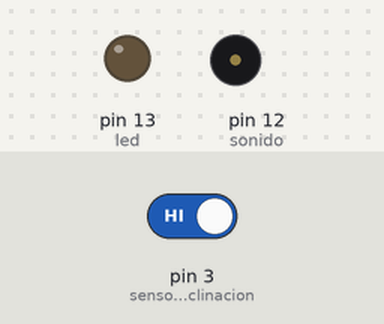
Bench run of a sketch on a simulated Arduino Uno, built with avr-gcc and run on an emulated ATmega328P. On the bench: output pins drawn as LEDs (lit = HIGH), buzzer (waves = sounding). The inputs (shaded band) are chosen by the test bench; at power-on: pin 3 (sensorInclinacion) HIGH.

Above: at 1.2 s.
1.3 s: pin 3 (sensorInclinacion) driven LOW
At 1.8 s:
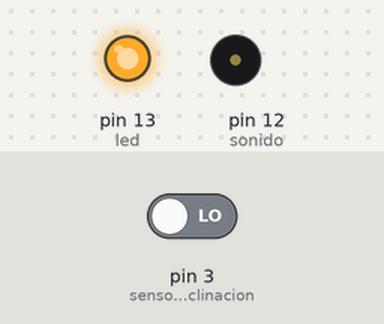
Timing chart, 0 to 10.3 s (numbered marks = the images above; inputs shaded):
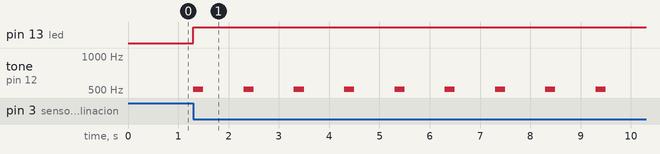

Measured:
- after the input at 1.3 s, pin 13 (led): LOW → HIGH at once; tone on pin 12 (sonido): alternates 510 Hz for 0.20 s and silent for 0.80 s, starting at once

The sketch:

sensor_de_inclinacion.ino
```cpp
int sensorInclinacion = 3;
int led = 13;
int sonido = 12;
int valor = 0;

void setup()
{
  pinMode (led, OUTPUT);
  pinMode (sensorInclinacion, INPUT);
  pinMode (sonido, OUTPUT);
}

void loop()
{
  valor = digitalRead (sensorInclinacion);

  if (valor == LOW)
  {
    digitalWrite (led, 1);
    tone (sonido, 510, 200);
    delay (1000);
  }
  else
  {
    digitalWrite (led, 0);
    digitalWrite (sonido, 0);
  }
}
```
